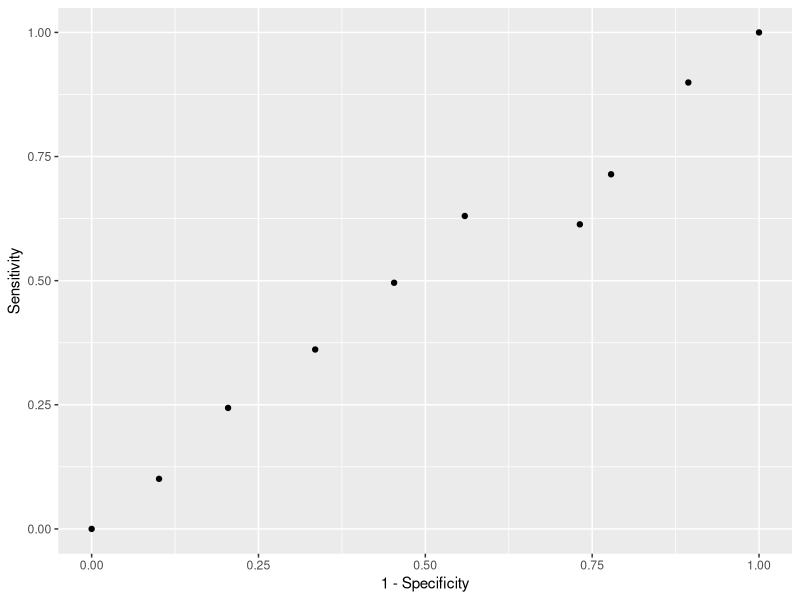
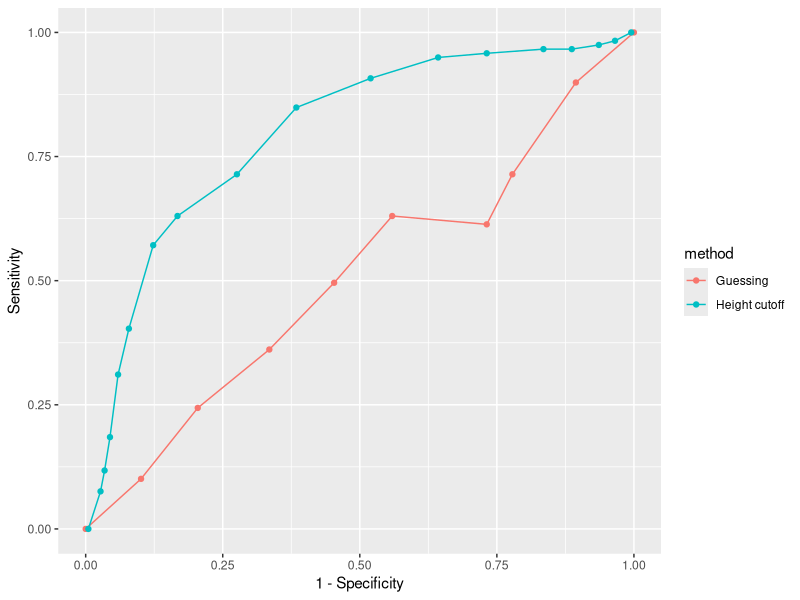
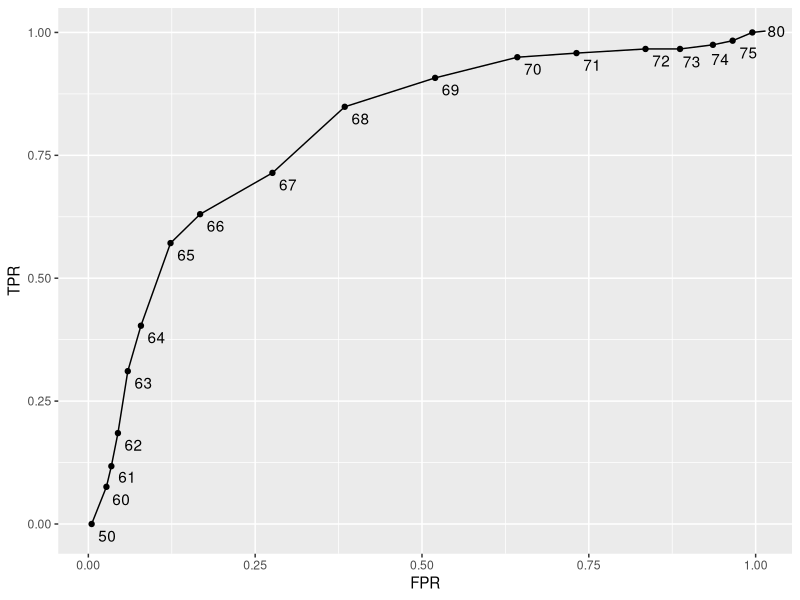
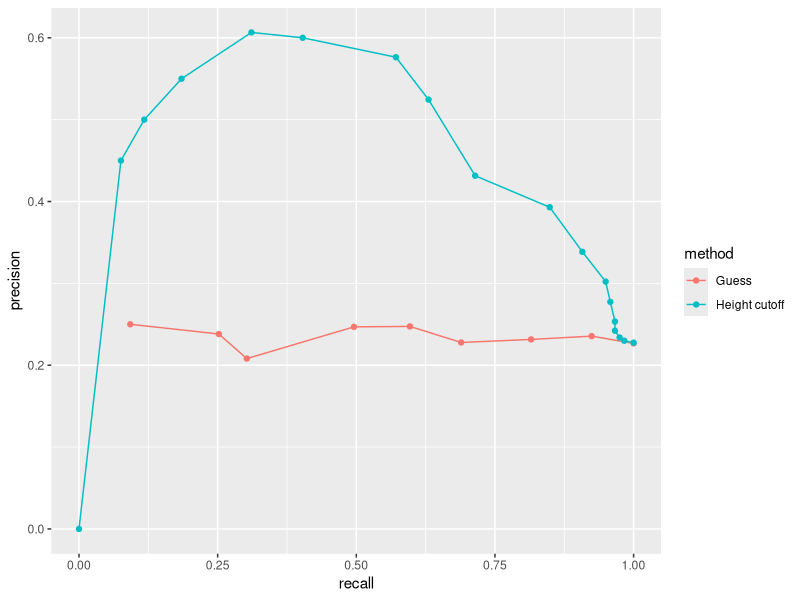

Here is the R script that generated these plots, in order:
library(tidyverse)
library(caret)
library(dslabs)
data(heights)

y <- heights$sex
x <- heights$height

#split dataset into training and test set
set.seed(2007)
test_index <- createDataPartition(y, times = 1, p = 0.5, list = FALSE)
test_set <- heights[test_index, ]
train_set <- heights[-test_index, ]

# guess the outcome
y_hat <- sample(c("Male", "Female"), length(test_index), replace = TRUE)
y_hat <- sample(c("Male", "Female"), length(test_index), replace = TRUE) %>% 
  factor(levels = levels(test_set$sex))

#accuracy
mean(y_hat == test_set$sex)

heights %>% group_by(sex) %>% summarize(mean(height), sd(height))
y_hat <- ifelse(x > 62, "Male", "Female") %>% factor(levels = levels(test_set$sex))
mean(y == y_hat)

# examine the accuracy of 10 cutoffs
cutoff <- seq(61, 70)
accuracy <- map_dbl(cutoff, function(x){
  y_hat <- ifelse(train_set$height > x, "Male", "Female") %>% 
    factor(levels = levels(test_set$sex))
  mean(y_hat == train_set$sex)
})
max(accuracy)
best_cutoff <- cutoff[which.max(accuracy)]
best_cutoff
y_hat <- ifelse(test_set$height > best_cutoff, "Male", "Female") %>% 
  factor(levels = levels(test_set$sex))
y_hat <- factor(y_hat)
mean(y_hat == test_set$sex)

#check accuracy using confusion matrix
table(predicted = y_hat, actual = test_set$sex)

test_set %>% 
  mutate(y_hat = y_hat) %>%
  group_by(sex) %>% 
  summarize(accuracy = mean(y_hat == sex))

prev <- mean(y=="Male")  #prevalence indicating that males outnumbers females by a largin margin in the dataset
prev

library(e1071)
confusionMatrix(data = y_hat, reference = test_set$sex)

#low sensitivity because the prevalence of females is low, so databse is biased

#balanced accuracy and F1 score
# maximize F-score
cutoff <- seq(61, 70)
F_1 <- map_dbl(cutoff, function(x){
  y_hat <- ifelse(train_set$height > x, "Male", "Female") %>% 
    factor(levels = levels(test_set$sex))
  F_meas(data = y_hat, reference = factor(train_set$sex))
})

max(F_1)
best_cutoff <- cutoff[which.max(F_1)]
best_cutoff
y_hat <- ifelse(test_set$height > best_cutoff, "Male", "Female") %>% 
  factor(levels = levels(test_set$sex))
sensitivity(data = y_hat, reference = test_set$sex)
specificity(data = y_hat, reference = test_set$sex)

confusionMatrix(data = y_hat, reference = test_set$sex)

#receiver operating characteristic (ROC) curve

p <- 0.9
n <- length(test_index)
y_hat <- sample(c("Male", "Female"), n, replace = TRUE, prob=c(p, 1-p)) %>% 
  factor(levels = levels(test_set$sex))
mean(y_hat == test_set$sex)

  # ROC curve
probs <- seq(0, 1, length.out = 10)
guessing <- map_df(probs, function(p){
  y_hat <- 
    sample(c("Male", "Female"), n, replace = TRUE, prob=c(p, 1-p)) %>% 
    factor(levels = c("Female", "Male"))
  list(method = "Guessing",
       FPR = 1 - specificity(y_hat, test_set$sex),
       TPR = sensitivity(y_hat, test_set$sex))
})

guessing %>% qplot(FPR, TPR, data =., xlab = "1 - Specificity", ylab = "Sensitivity")

cutoffs <- c(50, seq(60, 75), 80)
height_cutoff <- map_df(cutoffs, function(x){
  y_hat <- ifelse(test_set$height > x, "Male", "Female") %>% 
    factor(levels = c("Female", "Male"))
  list(method = "Height cutoff",
       FPR = 1-specificity(y_hat, test_set$sex),
       TPR = sensitivity(y_hat, test_set$sex))
})

# plot both curves together
bind_rows(guessing, height_cutoff) %>%
  ggplot(aes(FPR, TPR, color = method)) +
  geom_line() +
  geom_point() +
  xlab("1 - Specificity") +
  ylab("Sensitivity")

library(ggrepel)
map_df(cutoffs, function(x){
  y_hat <- ifelse(test_set$height > x, "Male", "Female") %>% 
    factor(levels = c("Female", "Male"))
  list(method = "Height cutoff",
       cutoff = x, 
       FPR = 1-specificity(y_hat, test_set$sex),
       TPR = sensitivity(y_hat, test_set$sex))
}) %>%
  ggplot(aes(FPR, TPR, label = cutoff)) +
  geom_line() +
  geom_point() +
  geom_text_repel(nudge_x = 0.01, nudge_y = -0.01)

# plot precision against recall for when prevalence matters
guessing <- map_df(probs, function(p){
  y_hat <- sample(c("Male", "Female"), length(test_index), 
                  replace = TRUE, prob=c(p, 1-p)) %>% 
    factor(levels = c("Female", "Male"))
  list(method = "Guess",
       recall = sensitivity(y_hat, test_set$sex),
       precision = precision(y_hat, test_set$sex))
})

height_cutoff <- map_df(cutoffs, function(x){
  y_hat <- ifelse(test_set$height > x, "Male", "Female") %>% 
    factor(levels = c("Female", "Male"))
  list(method = "Height cutoff",
       recall = sensitivity(y_hat, test_set$sex),
       precision = precision(y_hat, test_set$sex))
})

bind_rows(guessing, height_cutoff) %>%
  ggplot(aes(recall, precision, color = method)) +
  geom_line() +
  geom_point()
guessing <- map_df(probs, function(p){
  y_hat <- sample(c("Male", "Female"), length(test_index), replace = TRUE, 
                  prob=c(p, 1-p)) %>% 
    factor(levels = c("Male", "Female"))
  list(method = "Guess",
       recall = sensitivity(y_hat, relevel(test_set$sex, "Male", "Female")),
       precision = precision(y_hat, relevel(test_set$sex, "Male", "Female")))
})
